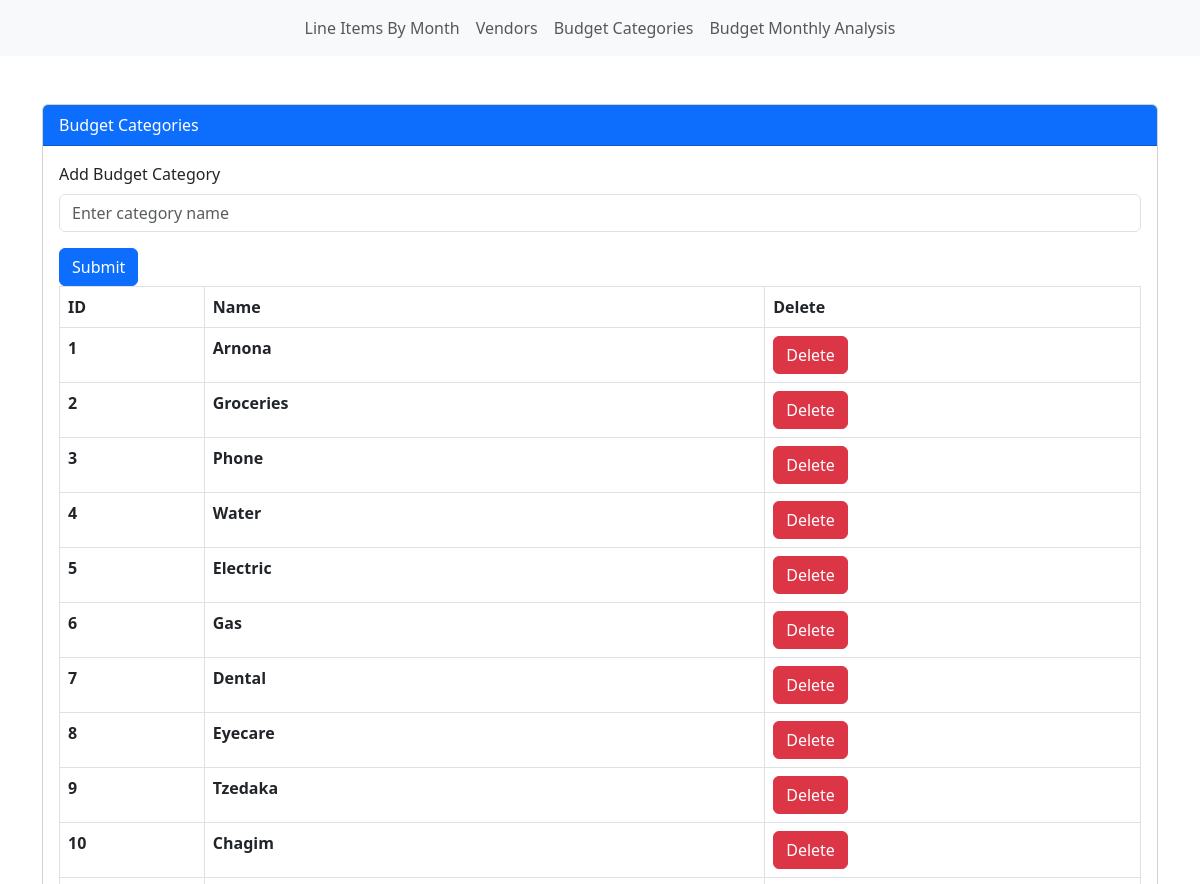
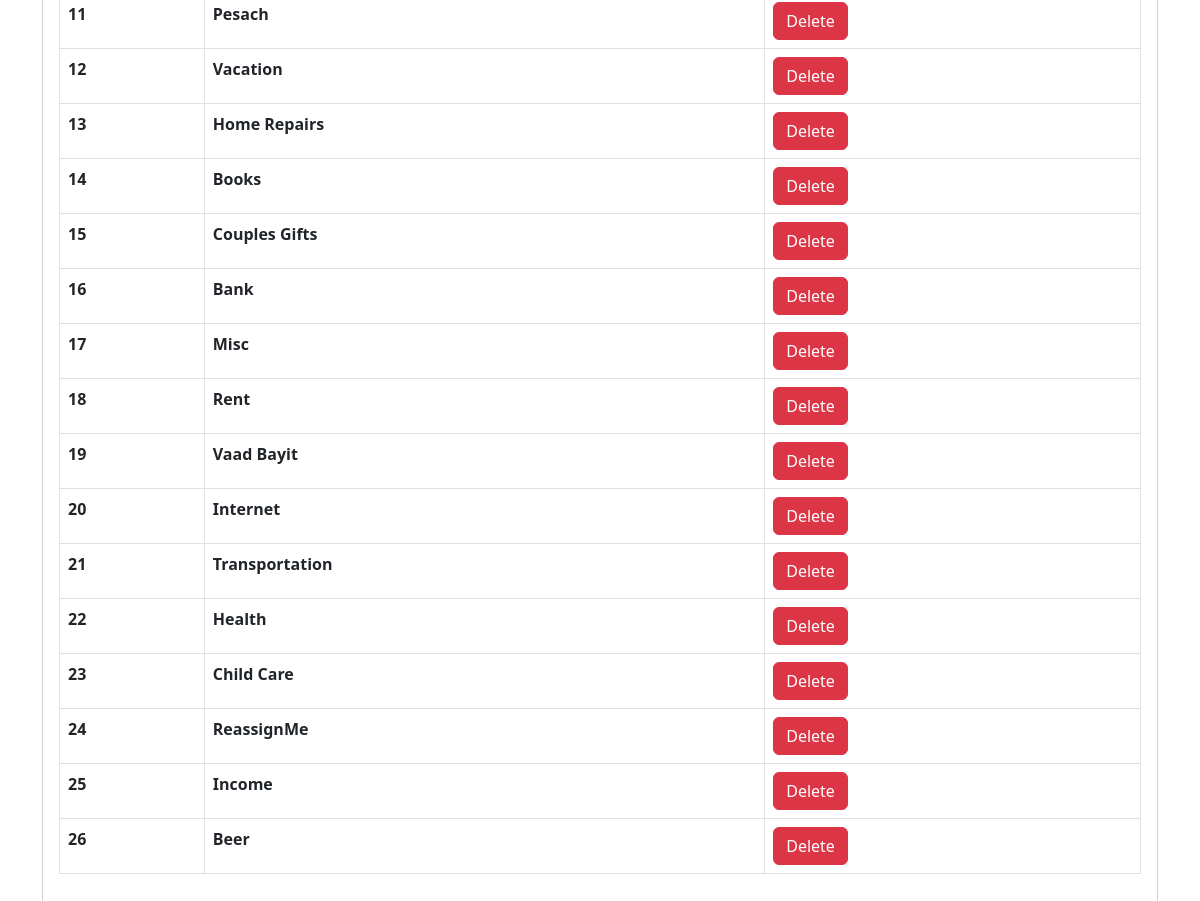
The page /budget_categories on the database its author committed (2 pictures, top to bottom).
### app/models.py (models this page shows, shortened)
class BudgetCategory(db.Model):
    __tablename__ = 'budget_category'
    id            = Column('id', INTEGER(), primary_key=True, autoincrement=True)
    name          = Column('name', String(), nullable=False)

### app/routes.py (the view)
@app.route('/budget_categories')
def budget_categories():
    budget_categories = db.session.execute(select(BudgetCategory)).all()
    return render_template('budget_categories.html',
                           budget_categories=budget_categories)

### app/templates/budget_categories.html (shortened to what this page needs)
{% extends 'base.html' %}
{% block content %}
<main>
    <div class="container mt-5">
        <div class="card">
            <div class="card-header bg-primary text-white">
                Budget Categories
            </div>
            <div class="card-body">
                <form action="{{ url_for('add_budget_category') }}" method="POST">
                    <div class="mb-3">
                        <label for="categoryName" class="form-label">Add Budget Category</label>
                        <input type="text" class="form-control" id="categoryName" name="category_name" placeholder="Enter category name" required>
                    </div>
                    <button type="submit" class="btn btn-primary">Submit</button>
                </form>
                <div class="table-responsive">
                    <table class="table table-bordered">
                        <thead>
                            <tr>
                                <th scope="col">ID</th>
                                <th scope="col">Name</th>
                                <th scope="col">Delete</th>
                            </tr>
                        </thead>
                        <tbody>
                            {% for bc in budget_categories %}
                                <tr id="{{bc[0].id}}-row">
                                    <th scope="row">{{bc[0].id}}</th>
                                    <th scope="row">{{bc[0].name}}</th>
                                    <th scope="row"><button class="btn btn-danger del-button" id="{{bc[0].id}}">Delete</button></th>
                                </tr>
                            {% endfor %}
                        </tbody>
                    </table>
                </div>
            </div>
        </div>
    </div>
</main>
{% endblock content %}

### rows shown on the page
BudgetCategory: id "1", name "Arnona"
BudgetCategory: id "2", name "Groceries"
BudgetCategory: id "3", name "Phone"
BudgetCategory: id "4", name "Water"
BudgetCategory: id "5", name "Electric"
BudgetCategory: id "6", name "Gas"
BudgetCategory: id "7", name "Dental"
BudgetCategory: id "8", name "Eyecare"
BudgetCategory: id "9", name "Tzedaka"
BudgetCategory: id "10", name "Chagim"
BudgetCategory: id "11", name "Pesach"
BudgetCategory: id "12", name "Vacation"
BudgetCategory: id "13", name "Home Repairs"
BudgetCategory: id "14", name "Books"
BudgetCategory: id "15", name "Couples Gifts"
BudgetCategory: id "16", name "Bank"
BudgetCategory: id "17", name "Misc"
BudgetCategory: id "18", name "Rent"
BudgetCategory: id "19", name "Vaad Bayit"
BudgetCategory: id "20", name "Internet"
BudgetCategory: id "21", name "Transportation"
BudgetCategory: id "22", name "Health"
BudgetCategory: id "23", name "Child Care"
BudgetCategory: id "24", name "ReassignMe"
BudgetCategory: id "25", name "Income"
BudgetCategory: id "26", name "Beer"
